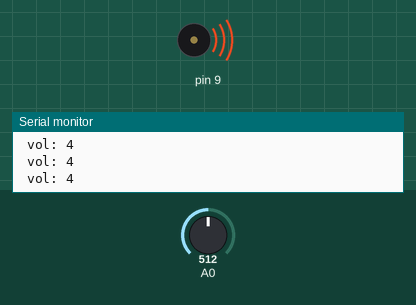
Simulated run of this sketch. Board: Arduino Uno, built with avr-gcc and run on an emulated ATmega328P. On the bench: buzzer (waves = sounding), the last lines printed to the serial monitor. The test bench sets the inputs (shaded band); at power-on: A0 = 512.

Above: at 1.2 s.
1.3 s: A0 set to 0
At 2.0 s:
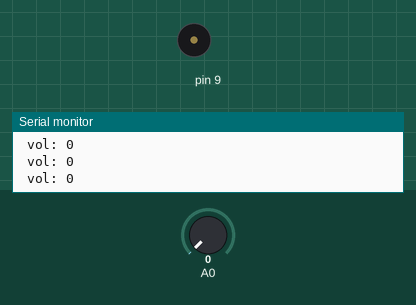
2.8 s: A0 set to 105
4.3 s: A0 set to 124
At 5.3 s:
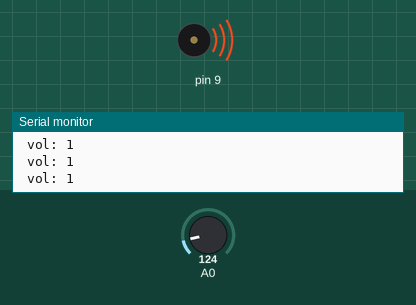
Timing chart, 0 to 11.8 s (numbered marks = the images above; inputs shaded):
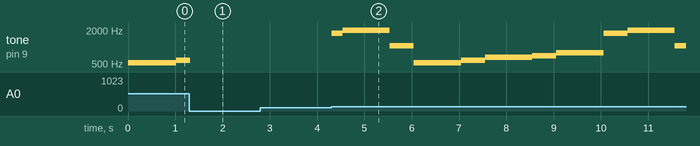

Measured:
- the behaviour switches between 113 and 114 on A0 (found by bisection; images 1 and 2)
- after the input at 4.3 s, tone on pin 9: plays 1760 Hz for 0.22 s, 1976 Hz for 1.0 s, 1047 Hz for 0.51 s, 523 Hz for 1.0 s, 587 Hz for 0.51 s, 659 Hz for 1.0 s … (11 notes in this stretch), starting at once

The sketch:

ultramin.ino
```cpp
#define DEBUG_OUTPUT
#include <DebugUtils.h>
//#include <Ultrasonic.h>
#include <toneAC.h>

#include "pitches.h"

const int notes[] = {
  NOTE_B0,
  NOTE_C1,
  NOTE_CS1,
  NOTE_D1,
  NOTE_DS1,
  NOTE_E1,
  NOTE_F1,
  NOTE_FS1,
  NOTE_G1,
  NOTE_GS1,
  NOTE_A1,
  NOTE_AS1,
  NOTE_B1,
  NOTE_C2,
  NOTE_CS2,
  NOTE_D2,
  NOTE_DS2,
  NOTE_E2,
  NOTE_F2,
  NOTE_FS2,
  NOTE_G2,
  NOTE_GS2,
  NOTE_A2,
  NOTE_AS2,
  NOTE_B2,
  NOTE_C3,
  NOTE_CS3,
  NOTE_D3,
  NOTE_DS3,
  NOTE_E3,
  NOTE_F3,
  NOTE_FS3,
  NOTE_G3,
  NOTE_GS3,
  NOTE_A3,
  NOTE_AS3,
  NOTE_B3,
  NOTE_C4,
  NOTE_CS4,
  NOTE_D4,
  NOTE_DS4,
  NOTE_E4,
  NOTE_F4,
  NOTE_FS4,
  NOTE_G4,
  NOTE_GS4,
  NOTE_A4,
  NOTE_AS4,
  NOTE_B4,
  NOTE_C5,
  NOTE_CS5,
  NOTE_D5,
  NOTE_DS5,
  NOTE_E5,
  NOTE_F5,
  NOTE_FS5,
  NOTE_G5,
  NOTE_GS5,
  NOTE_A5,
  NOTE_AS5,
  NOTE_B5,
  NOTE_C6,
  NOTE_CS6,
  NOTE_D6,
  NOTE_DS6,
  NOTE_E6,
  NOTE_F6,
  NOTE_FS6,
  NOTE_G6,
  NOTE_GS6,
  NOTE_A6,
  NOTE_AS6,
  NOTE_B6,
  NOTE_C7,
  NOTE_CS7,
  NOTE_D7,
  NOTE_DS7,
  NOTE_E7,
  NOTE_F7,
  NOTE_FS7,
  NOTE_G7,
  NOTE_GS7,
  NOTE_A7,
  NOTE_AS7,
  NOTE_B7,
  NOTE_C8,
  NOTE_CS8,
  NOTE_D8,
  NOTE_DS8,
};

int tune[][2] = {
  {NOTE_C5,1000},
  {NOTE_D5,500},
  {NOTE_E5,1000},
  {NOTE_F5,500},
  {NOTE_G5,1000},
  {NOTE_A6,500},
  {NOTE_B6,1000},
  {NOTE_C6,500},
  {0,0}
};

//Ultrasonic ranger(12, 13);
int step = 0;
int last_millis = 0;

void setup(){
  DEBUG_INIT(9600)
  pinMode(A0,INPUT);
  step = 0;
}

void loop(){
  int current_millis = millis();
  if(current_millis - last_millis > tune[step][1]){
    last_millis = current_millis;
    //int range = ranger.Ranging(CM);
    //DEBUG_PRINT(F("range: "))
    //DEBUG_PRINT(range)
    //toneAC(map(range, 0, 1023, NOTE_B0, NOTE_DS8));
    //toneAC(map(range, 10, 100, NOTE_B0, NOTE_DS8));
    //toneAC(notes[map(range, 0, 1023, 0, 91)],5);
    //toneAC(notes[map(range, 10, 100, 0, 91)]);
    ++step;
    if(0 == tune[step][0]){
      step = 0;
    }
  }
  int vol = map(analogRead(A0),0,1023,0,9);
  DEBUG_PRINT(F(" vol: "))
  DEBUG_PRINTLN(vol)
  toneAC(tune[step][0],vol);
}
```

Note.cpp
```cpp
#include <Arduino.h>
#include "Note.h"

const Note Note::NONE = Note();
```

Note.h
```cpp
#ifndef NOTE_H
#define NOTE_H

#include "pitches.h"

class Note{
  public:
    Note() :_pitch(NOTE_NONE),_duration(0){;}
    Note(int pitch, int duration):_pitch(pitch),_duration(duration){;}

    int _pitch;
    int _duration;

    const static Note NONE;
};

#define NOTE_NONE Note(0,0)

inline bool operator==(const Note& lhs, const Note& rhs){
  return lhs._pitch == rhs._pitch && lhs._duration == rhs._duration;
}

inline bool operator!=(const Note& lhs, const Note& rhs){
  return !(lhs == rhs);
}

#endif // NOTE_H
```

pitches.h
```cpp
/*************************************************
 * Public Constants
 *************************************************/

enum Pitch {
  NOTE_NONE=0,
  NOTE_B0  = 31,
  NOTE_C1  = 33,
  NOTE_CS1 = 35,
  NOTE_D1  = 37,
  NOTE_DS1 = 39,
  NOTE_E1  = 41,
  NOTE_F1  = 44,
  NOTE_FS1 = 46,
  NOTE_G1  = 49,
  NOTE_GS1 = 52,
  NOTE_A1  = 55,
  NOTE_AS1 = 58,
  NOTE_B1  = 62,
  NOTE_C2  = 65,
  NOTE_CS2 = 69,
  NOTE_D2  = 73,
  NOTE_DS2 = 78,
  NOTE_E2  = 82,
  NOTE_F2  = 87,
  NOTE_FS2 = 93,
  NOTE_G2  = 98,
  NOTE_GS2 = 104,
  NOTE_A2  = 110,
  NOTE_AS2 = 117,
  NOTE_B2  = 123,
  NOTE_C3  = 131,
  NOTE_CS3 = 139,
  NOTE_D3  = 147,
  NOTE_DS3 = 156,
  NOTE_E3  = 165,
  NOTE_F3  = 175,
  NOTE_FS3 = 185,
  NOTE_G3  = 196,
  NOTE_GS3 = 208,
  NOTE_A3  = 220,
  NOTE_AS3 = 233,
  NOTE_B3  = 247,
  NOTE_C4  = 262,
  NOTE_CS4 = 277,
  NOTE_D4  = 294,
  NOTE_DS4 = 311,
  NOTE_E4  = 330,
  NOTE_F4  = 349,
  NOTE_FS4 = 370,
  NOTE_G4  = 392,
  NOTE_GS4 = 415,
  NOTE_A4  = 440,
  NOTE_AS4 = 466,
  NOTE_B4  = 494,
  NOTE_C5  = 523,
  NOTE_CS5 = 554,
  NOTE_D5  = 587,
  NOTE_DS5 = 622,
  NOTE_E5  = 659,
  NOTE_F5  = 698,
  NOTE_FS5 = 740,
  NOTE_G5  = 784,
  NOTE_GS5 = 831,
  NOTE_A5  = 880,
  NOTE_AS5 = 932,
  NOTE_B5  = 988,
  NOTE_C6  = 1047,
  NOTE_CS6 = 1109,
  NOTE_D6  = 1175,
  NOTE_DS6 = 1245,
  NOTE_E6  = 1319,
  NOTE_F6  = 1397,
  NOTE_FS6 = 1480,
  NOTE_G6  = 1568,
  NOTE_GS6 = 1661,
  NOTE_A6  = 1760,
  NOTE_AS6 = 1865,
  NOTE_B6  = 1976,
  NOTE_C7  = 2093,
  NOTE_CS7 = 2217,
  NOTE_D7  = 2349,
  NOTE_DS7 = 2489,
  NOTE_E7  = 2637,
  NOTE_F7  = 2794,
  NOTE_FS7 = 2960,
  NOTE_G7  = 3136,
  NOTE_GS7 = 3322,
  NOTE_A7  = 3520,
  NOTE_AS7 = 3729,
  NOTE_B7  = 3951,
  NOTE_C8  = 4186,
  NOTE_CS8 = 4435,
  NOTE_D8  = 4699,
  NOTE_DS8 = 4978,
};
```
